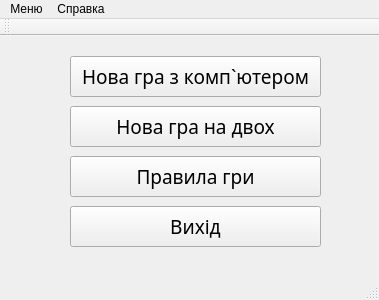
<?xml version="1.0" encoding="UTF-8"?>
<ui version="4.0">
 <class>MainWindow</class>
 <widget class="QMainWindow" name="MainWindow">
  <property name="enabled">
   <bool>true</bool>
  </property>
  <property name="geometry">
   <rect>
    <x>0</x>
    <y>0</y>
    <width>379</width>
    <height>300</height>
   </rect>
  </property>
  <property name="windowTitle">
   <string>TicTacToe</string>
  </property>
  <property name="iconSize">
   <size>
    <width>24</width>
    <height>24</height>
   </size>
  </property>
  <widget class="QWidget" name="centralWidget">
   <widget class="QPushButton" name="pushButton">
    <property name="geometry">
     <rect>
      <x>70</x>
      <y>20</y>
      <width>251</width>
      <height>41</height>
     </rect>
    </property>
    <property name="font">
     <font>
      <family>MV Boli</family>
      <pointsize>14</pointsize>
      <weight>50</weight>
      <bold>false</bold>
      <underline>false</underline>
      <strikeout>false</strikeout>
     </font>
    </property>
    <property name="text">
     <string>Нова гра з комп`ютером</string>
    </property>
   </widget>
   <widget class="QPushButton" name="pushButton_2">
    <property name="geometry">
     <rect>
      <x>70</x>
      <y>70</y>
      <width>251</width>
      <height>41</height>
     </rect>
    </property>
    <property name="font">
     <font>
      <family>MV Boli</family>
      <pointsize>14</pointsize>
      <weight>50</weight>
      <bold>false</bold>
      <underline>false</underline>
      <strikeout>false</strikeout>
     </font>
    </property>
    <property name="text">
     <string>Нова гра на двох</string>
    </property>
   </widget>
   <widget class="QPushButton" name="pushButton_3">
    <property name="geometry">
     <rect>
      <x>70</x>
      <y>170</y>
      <width>251</width>
      <height>41</height>
     </rect>
    </property>
    <property name="font">
     <font>
      <family>MV Boli</family>
      <pointsize>14</pointsize>
      <weight>50</weight>
      <bold>false</bold>
      <underline>false</underline>
      <strikeout>false</strikeout>
     </font>
    </property>
    <property name="text">
     <string>Вихід</string>
    </property>
   </widget>
   <widget class="QPushButton" name="pushButton_4">
    <property name="geometry">
     <rect>
      <x>70</x>
      <y>120</y>
      <width>251</width>
      <height>41</height>
     </rect>
    </property>
    <property name="font">
     <font>
      <family>MV Boli</family>
      <pointsize>14</pointsize>
      <weight>50</weight>
      <bold>false</bold>
      <underline>false</underline>
      <strikeout>false</strikeout>
     </font>
    </property>
    <property name="text">
     <string>Правила гри</string>
    </property>
   </widget>
  </widget>
  <widget class="QMenuBar" name="menuBar">
   <property name="geometry">
    <rect>
     <x>0</x>
     <y>0</y>
     <width>379</width>
     <height>21</height>
    </rect>
   </property>
   <widget class="QMenu" name="menu">
    <property name="title">
     <string>Меню</string>
    </property>
    <widget class="QMenu" name="menu_2">
     <property name="title">
      <string>Нова гра</string>
     </property>
     <widget class="QMenu" name="menu_3_3">
      <property name="title">
       <string>Поле 3х3</string>
      </property>
      <addaction name="action"/>
      <addaction name="action_4"/>
     </widget>
     <addaction name="menu_3_3"/>
     <addaction name="action_4_4"/>
    </widget>
    <addaction name="menu_2"/>
    <addaction name="action_2"/>
   </widget>
   <widget class="QMenu" name="menu_3">
    <property name="title">
     <string>Справка</string>
    </property>
    <addaction name="action_3"/>
   </widget>
   <addaction name="menu"/>
   <addaction name="menu_3"/>
  </widget>
  <widget class="QToolBar" name="mainToolBar">
   <attribute name="toolBarArea">
    <enum>TopToolBarArea</enum>
   </attribute>
   <attribute name="toolBarBreak">
    <bool>false</bool>
   </attribute>
  </widget>
  <widget class="QStatusBar" name="statusBar"/>
  <action name="action_2">
   <property name="text">
    <string>Вихід</string>
   </property>
  </action>
  <action name="action_4_4">
   <property name="text">
    <string>Поле 4х4</string>
   </property>
  </action>
  <action name="action_3">
   <property name="text">
    <string>Правила гри</string>
   </property>
  </action>
  <action name="action">
   <property name="text">
    <string>Гра з компютером</string>
   </property>
  </action>
  <action name="action_4">
   <property name="text">
    <string>Гра на двох</string>
   </property>
  </action>
 </widget>
 <layoutdefault spacing="6" margin="11"/>
 <resources/>
 <connections/>
</ui>
